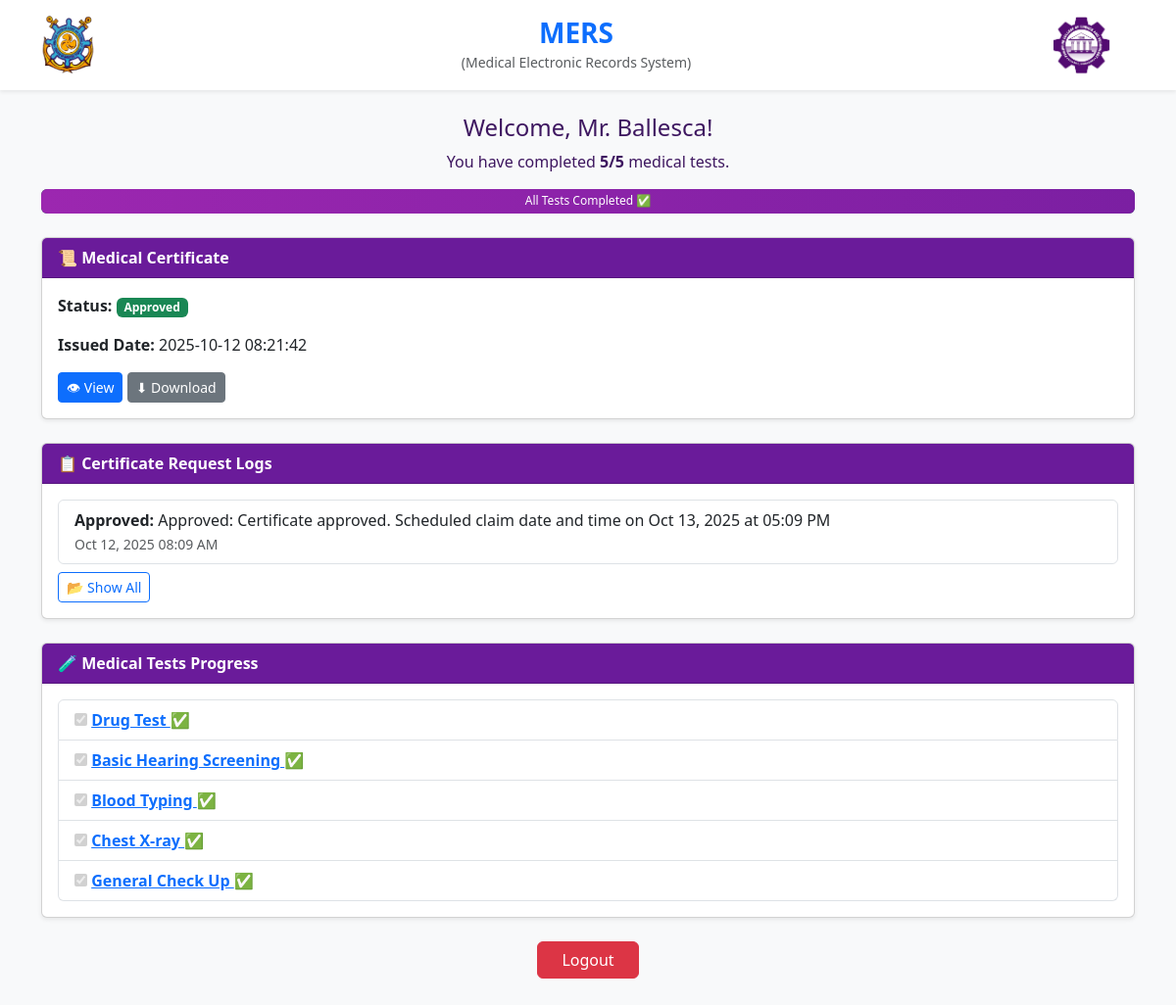
Screenshot of /student/student_dashboard.php (signed in) with the database file from the repository.
### tables this page shows
CREATE TABLE `students` (
  `student_id` int(11) NOT NULL AUTO_INCREMENT,
  `student_number` varchar(20) NOT NULL,
  `name` varchar(200) DEFAULT NULL,
  `year_level` varchar(50) DEFAULT NULL,
  `course` varchar(100) DEFAULT NULL,
  `email` varchar(100) DEFAULT NULL,
  `contact_number` varchar(20) DEFAULT NULL,
  `birthdate` date DEFAULT NULL,
  `address` text DEFAULT NULL,
  `age` int(11) DEFAULT NULL,
  `sex` varchar(10) NOT NULL DEFAULT 'Unknown',
  `created_at` timestamp NOT NULL DEFAULT current_timestamp(),
  `user_id` int(11) DEFAULT NULL,
  `status` enum('active','inactive') NOT NULL DEFAULT 'active',
  PRIMARY KEY (`student_id`),
  UNIQUE KEY `student_number` (`student_number`),
  KEY `fk_students_user_id` (`user_id`),
  CONSTRAINT `fk_students_user_id` FOREIGN KEY (`user_id`) REFERENCES `users` (`user_id`) ON DELETE SET NULL
);

CREATE TABLE `medical_certificate` (
  `certificate_id` int(11) NOT NULL AUTO_INCREMENT,
  `student_id` int(11) NOT NULL,
  `status` enum('Pending','Approved','Rejected') NOT NULL DEFAULT 'Pending',
  `certificate_file` varchar(255) DEFAULT NULL,
  `issued_date` timestamp NOT NULL DEFAULT current_timestamp(),
  PRIMARY KEY (`certificate_id`),
  KEY `student_id` (`student_id`),
  CONSTRAINT `medical_certificate_ibfk_1` FOREIGN KEY (`student_id`) REFERENCES `students` (`student_id`) ON DELETE CASCADE
);

CREATE TABLE `student_certificate_logs` (
  `log_id` int(11) NOT NULL AUTO_INCREMENT,
  `student_id` int(11) NOT NULL,
  `action` varchar(50) NOT NULL,
  `details` text DEFAULT NULL,
  `created_at` timestamp NOT NULL DEFAULT current_timestamp(),
  PRIMARY KEY (`log_id`),
  KEY `student_id` (`student_id`),
  CONSTRAINT `student_certificate_logs_ibfk_1` FOREIGN KEY (`student_id`) REFERENCES `students` (`student_id`)
);

CREATE TABLE `medical_tests` (
  `test_id` int(11) NOT NULL AUTO_INCREMENT,
  `test_name` varchar(100) NOT NULL,
  `description` text DEFAULT NULL,
  PRIMARY KEY (`test_id`)
);

### student/student_dashboard.php (the view, shortened to what this page needs)
<?php
include '../includes/db_connect.php';
$student_id = $_SESSION['student_id'];
$stmt = $conn->prepare("SELECT * FROM students WHERE student_id = ?");
$stmt->bind_param("i", $student_id);
$stmt->execute();
$student = $stmt->get_result()->fetch_assoc();
$all_tests = [];
$result = $conn->query("SELECT * FROM medical_tests ORDER BY test_name ASC");
while ($row = $result->fetch_assoc()) {
    $all_tests[] = $row;
}
$taken_ids = [];
$stmt = $conn->prepare("
    SELECT st.test_id, mt.test_name
    FROM student_tests st
    JOIN medical_tests mt ON st.test_id = mt.test_id
    WHERE st.student_id = ?
");
$stmt->bind_param("i", $student_id);
$stmt->execute();
$result = $stmt->get_result();
while ($row = $result->fetch_assoc()) {
    $taken_ids[] = $row['test_id'];
}
$stmt = $conn->prepare("
    SELECT status, certificate_file, issued_date
    FROM medical_certificate
    WHERE student_id = ?
    ORDER BY certificate_id DESC LIMIT 1
");
$stmt->bind_param("i", $student_id);
$stmt->execute();
$certificate = $stmt->get_result()->fetch_assoc();
$total_tests = count($all_tests);
$completed_tests = count($taken_ids);
$progress = $total_tests > 0 ? round(($completed_tests / $total_tests) * 100) : 0;
$logs = [];
$stmt = $conn->prepare("
    SELECT action, details, created_at
    FROM student_certificate_logs
    WHERE student_id = ?
    ORDER BY created_at DESC
");
$stmt->bind_param("i", $student_id);
$stmt->execute();
$result = $stmt->get_result();
while ($row = $result->fetch_assoc()) {
    $logs[] = $row;
}
?>
<!DOCTYPE html>
<html lang="en">
<head>
<link href="https://cdn.jsdelivr.net/npm/bootstrap@5.3.2/dist/css/bootstrap.min.css" rel="stylesheet">
</head>
<body class="bg-light">
<nav class="navbar navbar-expand-lg navbar-light bg-white shadow-sm py-3">
    <div class="container">
        <div class="row w-100 align-items-center">
            <div class="col-3 col-md-3 text-start">
                <img src="../images/logo/logo.png" alt="Logo Left" class="img-fluid" style="max-height: 60px; height: auto;">
            </div>
            <div class="col-6 col-md-6 text-center">
                <h3 class="fw-bold text-primary mb-0">MERS</h3>
                <small class="text-muted d-none d-sm-inline">(Medical Electronic Records System)</small>
            </div>
            <div class="col-3 col-md-3 text-end">
                <img src="../images/logo/NOBG.png" alt="Logo Right" class="img-fluid" style="max-height: 60px; height: auto;">
            </div>
        </div>
    </div>
</nav>
<div class="container my-4">
    <div class="text-center mb-4">
        <?php
        $nameParts = explode(' ', trim($student['name'] ?? ''));
        $lastName = end($nameParts);
        $sex = strtolower($student['sex'] ?? '');
        $title = ($sex === 'male') ? 'Mr.' : (($sex === 'female') ? 'Ms.' : '');
        ?>
        <h4>Welcome, <?= $title ? $title . ' ' : '' ?><?= htmlspecialchars($lastName) ?>!</h4>
        <p>You have completed <strong><?= $completed_tests ?>/<?= $total_tests ?></strong> medical tests.</p>
        <div class="progress">
            <?php if ($completed_tests < $total_tests): ?>
                <div class="progress-bar" style="width: <?= $progress ?>%;"><?= $progress ?>%</div>
            <?php else: ?>
                <div class="progress-bar bg-success" style="width:100%;">All Tests Completed ✅</div>
            <?php endif; ?>
        </div>
    </div>
    <div class="card mb-4 shadow-sm">
        <div class="card-header card-header-purple">📜 Medical Certificate</div>
        <div class="card-body">
            <?php if ($certificate): ?>
                <p><strong>Status:</strong>
                    <span class="badge bg-<?= strtolower($certificate['status']) === 'approved' ? 'success' : 'warning' ?>">
                        <?= htmlspecialchars($certificate['status']) ?>
                    </span>
                </p>
                <p><strong>Issued Date:</strong> <?= htmlspecialchars($certificate['issued_date']) ?></p>
                <?php if (!empty($certificate['certificate_file'])): ?>
                    <a href="../<?= htmlspecialchars($certificate['certificate_file']) ?>" target="_blank" class="btn btn-primary btn-sm">👁 View</a>
                    <a href="../<?= htmlspecialchars($certificate['certificate_file']) ?>" download class="btn btn-secondary btn-sm">⬇ Download</a>
                <?php else: ?>
                    <p><em>No certificate file uploaded yet.</em></p>
                <?php endif; ?>
            <?php endif; ?>
        </div>
    </div>
    <div class="card mb-4 shadow-sm">
        <div class="card-header card-header-purple">📋 Certificate Request Logs</div>
        <div class="card-body">
            <?php if (!empty($logs)): ?>
                <ul class="list-group mb-2">
                    <li class="list-group-item">
                        <strong><?= ucfirst($logs[0]['action']) ?>:</strong>
                        <?= htmlspecialchars($logs[0]['details']) ?><br>
                        <small class="text-muted"><?= date('M d, Y h:i A', strtotime($logs[0]['created_at'])) ?></small>
                    </li>
                </ul>
                <?php if (count($logs) > 1): ?>
                    <button id="toggleLogs" class="btn btn-outline-primary btn-sm">📂 Show All</button>
                <?php endif; ?>
            <?php else: ?>
                <p class="text-muted mb-0">No logs available.</p>
            <?php endif; ?>
        </div>
    </div>
    <div class="card mb-4 shadow-sm">
        <div class="card-header card-header-purple">🧪 Medical Tests Progress</div>
        <div class="card-body">
            <?php if (!empty($all_tests)): ?>
                <ul class="list-group">
                    <?php foreach ($all_tests as $test): ?>
                        <?php $isTaken = in_array($test['test_id'], $taken_ids); ?>
                        <li class="list-group-item d-flex justify-content-between align-items-center">
                            <div>
                                <input type="checkbox" disabled <?= $isTaken ? 'checked' : '' ?> />
                                <?php if ($isTaken): ?>
                                    <a href="javascript:void(0);" onclick="openTestModal(<?= $test['test_id'] ?>)" class="text-primary fw-bold">
                                        <?= htmlspecialchars($test['test_name']) ?>
                                    </a> ✅
                                <?php else: ?>
                                    <?= htmlspecialchars($test['test_name']) ?> ❌
                                <?php endif; ?>
                            </div>
                        </li>
                    <?php endforeach; ?>
                </ul>
            <?php else: ?>
                <p>No medical tests available.</p>
            <?php endif; ?>
        </div>
    </div>
    <div class="text-center mb-5">
        <a href="logout.php" class="btn btn-danger px-4">Logout</a>
    </div>
</div>
</body>
</html>

### student/student_dashboard.php (style rules this page uses)
body { background-color: #f8f9fa; color: #3e1760; font-family: "Segoe UI", Tahoma, sans-serif; }
.card-header-purple { background-color: #6a1b9a; color: #fff; font-weight: bold; }
.progress { height: 25px; margin-top: 10px; }
.progress-bar { background: linear-gradient(90deg,#9c27b0,#7b1fa2); color: #fff; text-align: center; }

### rows the page displays
students: sex "Mr."
medical_certificate: status "Approved", issued_date "2025-10-12 08:21:42"
student_certificate_logs: action "Approved", details "Approved: Certificate approved. Scheduled claim date and time on Oct 13, 2025 at 05:09 PM", created_at "Oct 12, 2025 08:09 AM"
medical_tests: test_id "☑", test_name "Drug Test"
medical_tests: test_id "☑", test_name "Basic Hearing Screening"
medical_tests: test_id "☑", test_name "Blood Typing"
medical_tests: test_id "☑", test_name "Chest X-ray"
medical_tests: test_id "☑", test_name "General Check Up"

### other values shown
$lastName "Ballesca"
$completed_tests "5"
$total_tests "5"
